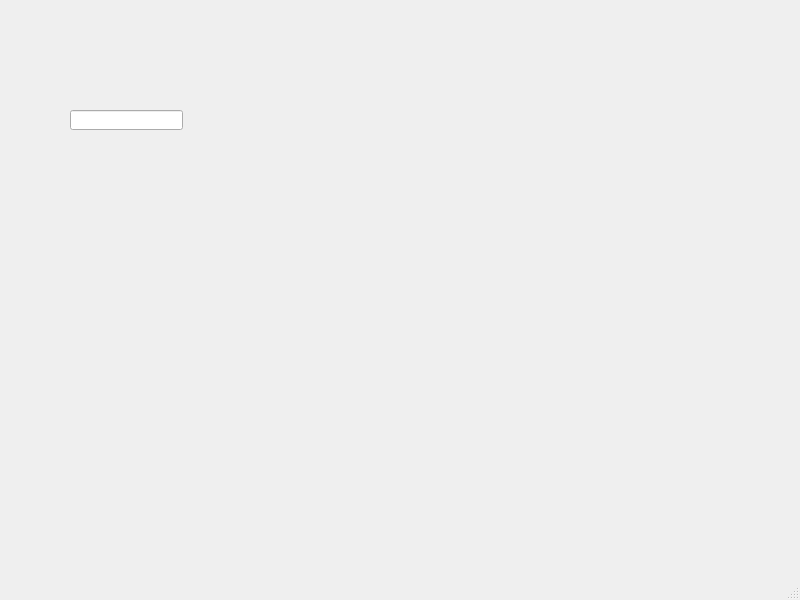
<?xml version="1.0" encoding="UTF-8"?>
<ui version="4.0">
 <class>MainWindow</class>
 <widget class="QMainWindow" name="MainWindow">
  <property name="geometry">
   <rect>
    <x>0</x>
    <y>0</y>
    <width>800</width>
    <height>600</height>
   </rect>
  </property>
  <property name="windowTitle">
   <string>MainWindow</string>
  </property>
  <widget class="QWidget" name="centralwidget">
   <widget class="QLineEdit" name="lineEdit">
    <property name="geometry">
     <rect>
      <x>70</x>
      <y>110</y>
      <width>113</width>
      <height>20</height>
     </rect>
    </property>
   </widget>
  </widget>
  <widget class="QMenuBar" name="menubar">
   <property name="geometry">
    <rect>
     <x>0</x>
     <y>0</y>
     <width>800</width>
     <height>23</height>
    </rect>
   </property>
  </widget>
  <widget class="QStatusBar" name="statusbar"/>
 </widget>
 <resources/>
 <connections/>
</ui>
